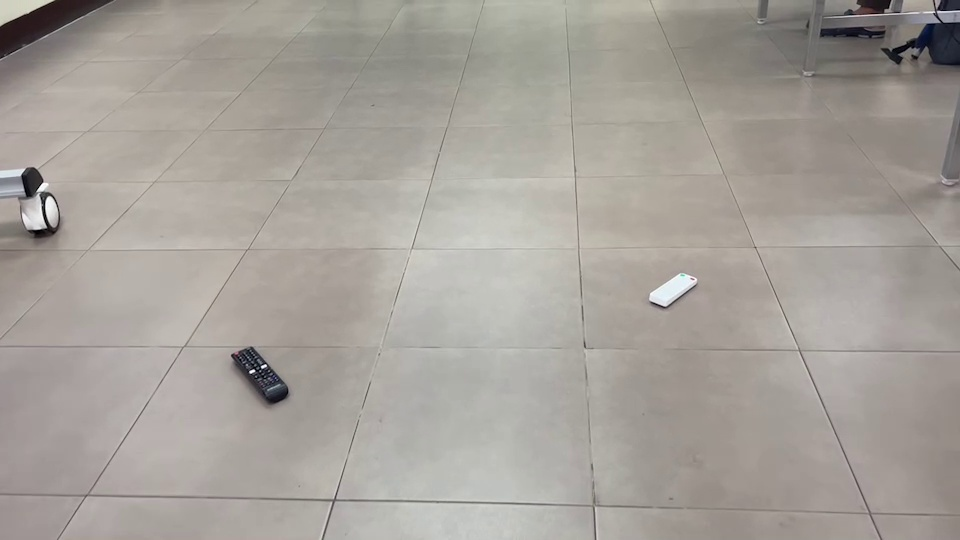
#> input picture Labs/Lab02/image.jpg, 960 x 540 px
$ python homo.py
#> lines starting #> are read from the running program, lines starting #| are printed output that depends on the picture
import cv2
import numpy as np
from math import *

if __name__=="__main__":
    img = cv2.imread("image.jpg")
#> img is the input picture: shape (540, 960, 3); mean B, G, R 153.9, 160.4, 165.6
    # cv2.imshow("image", img)
    h = np.array([[1.34262430, 2.09180830, -220.45955000],
[0.08859860, 3.75966310, -341.46072000],
[0.00019525, 0.00417576, 1.00000000]])

    homography_file = cv2.FileStorage("good_homography.xml", cv2.FILE_STORAGE_READ)
    h = homography_file.getNode("homography_matrix").mat()
    homography_file.release()

    print(h)
    h = np.linalg.inv(h)

    gray = cv2.cvtColor(img, cv2.COLOR_BGR2GRAY)
    result = np.zeros(img.shape, dtype=np.uint8)
    point = np.array([[0],[0],[0]])
    tpoint = np.array([[0],[0],[0]])

    for i in range(result.shape[0]):
        for j in range(result.shape[1]):
            point[0,0] = j
            point[1,0] = i
            point[2,0] = 1
            tpoint = h@point
            tpoint = tpoint / tpoint[2,0]
            if tpoint[0,0]>=0 and tpoint[1,0]>=0 and tpoint[2,0]>=0:
                x = tpoint[1,0]
                y = tpoint[0,0]
                try:
                    dx = x-floor(x)
                    dy = y-floor(y)
                    foo = gray[floor(x),floor(y)]
                    flo = gray[ceil(x), floor(y)]
                    fol = gray[floor(x), ceil(y)]
                    fll = gray[ceil(x), ceil(y)]
                    fy = (1-dx)*foo + dx*flo
                    fy1 = (1-dx)*fol + dx*fll
                    fi = (1-dy)*fy + dy*fy1
                    #print(fi)
                    # result[i,j] = gray[round(tpoint[1,0]), round(tpoint[0,0])]
                    result[i,j] = fi
                except:
                    pass
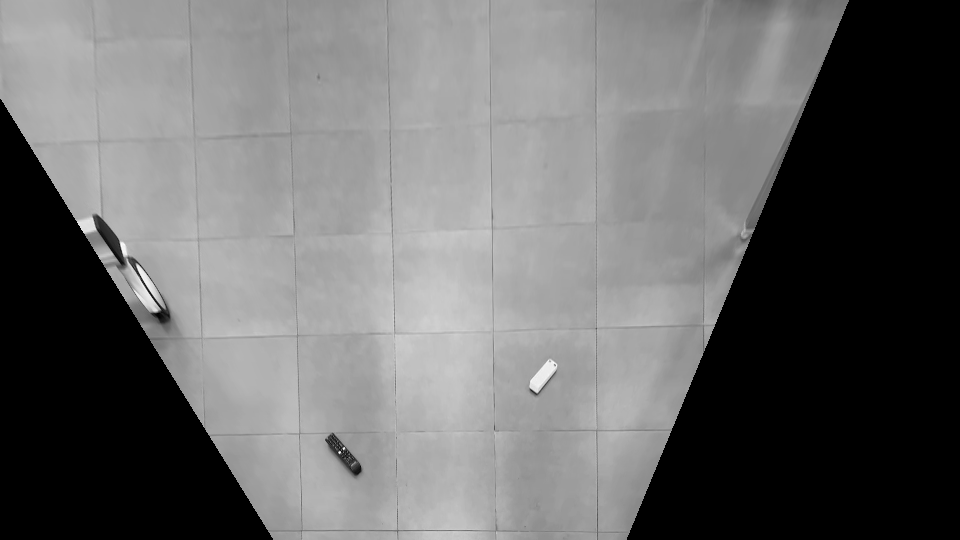
#> result: shape (540, 960, 3); min 0, max 253, mean 106.3
#> after the loop, point = [959, 539, 1]


    cv2.imshow("gray", gray)
    cv2.imshow("warped", result)

    cv2.waitKey(0)
